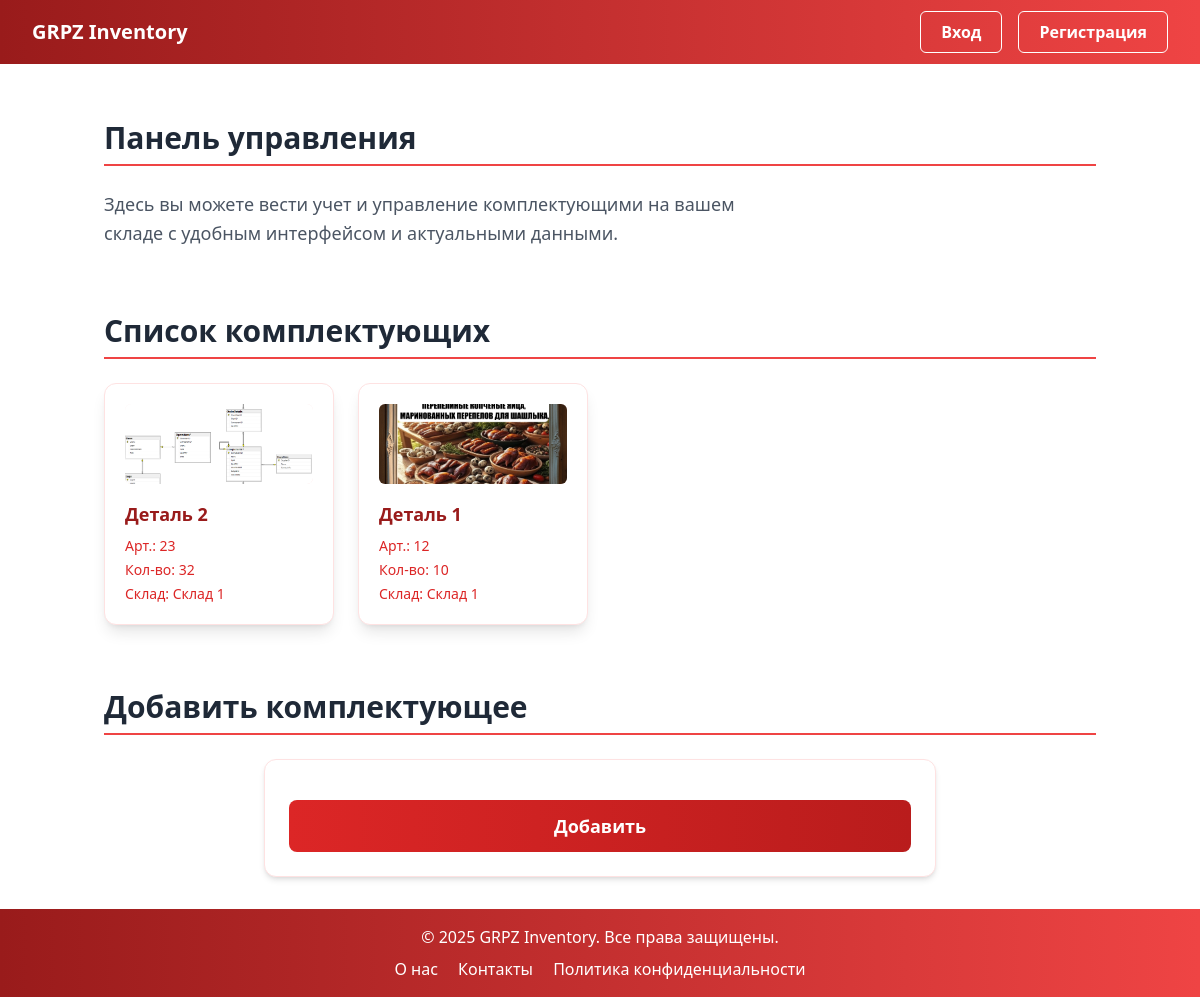
The app's page /, older data.
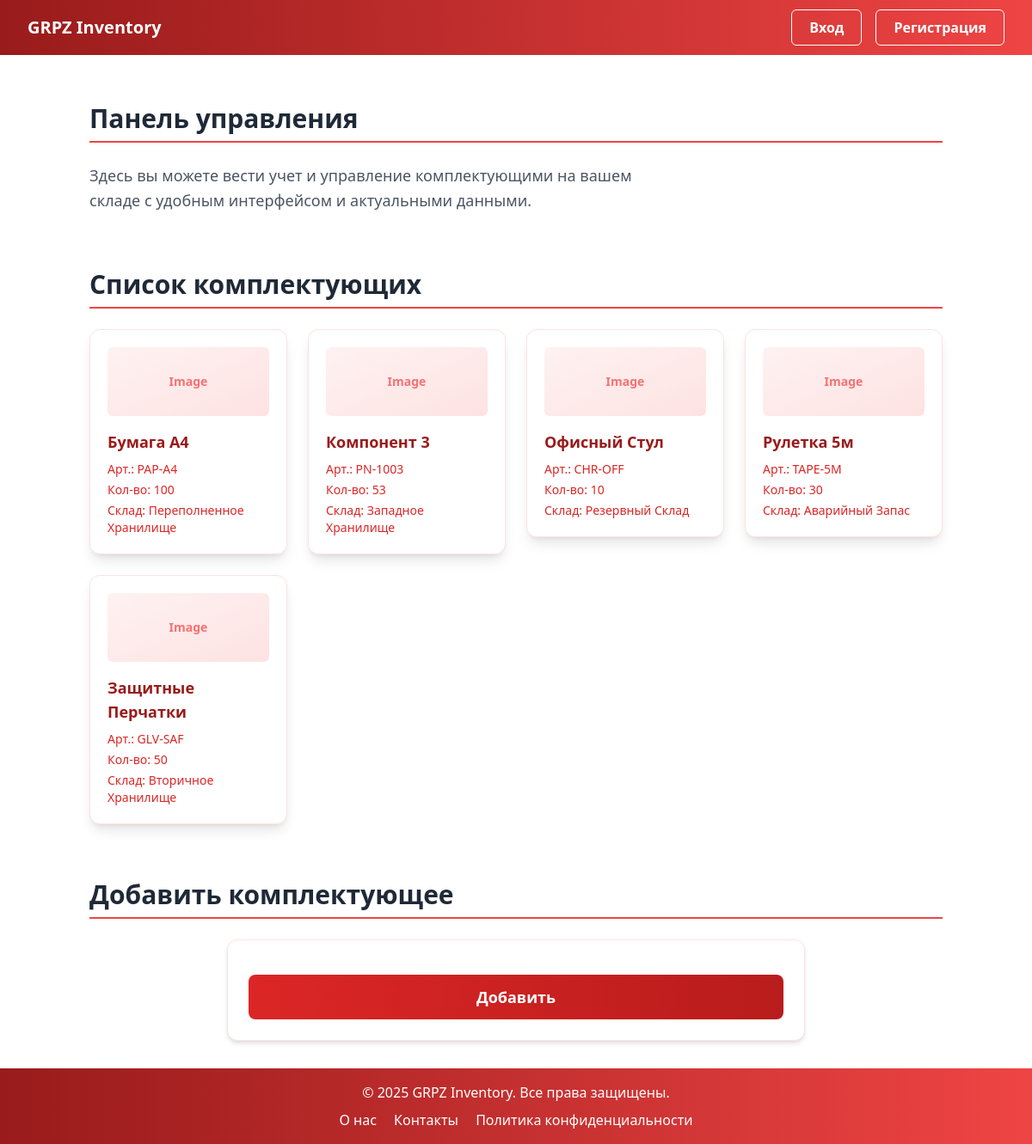
The same page, newer data.
### components/models.py (models this page shows, shortened)
class Component(models.Model):
    name = models.CharField(max_length=255, verbose_name='Наименование')
    part_number = models.CharField(max_length=50, unique=True, verbose_name='Артикул')
    category = models.CharField(max_length=100, blank=True, verbose_name='Категория')
    description = models.TextField(blank=True, verbose_name='Описание')
    unit = models.CharField(max_length=20, default='шт', verbose_name='Единица измерения')
    barcode = models.CharField(max_length=100, unique=True, blank=True, null=True, verbose_name='Штрих-код')
    quantity = models.PositiveIntegerField(default=0, verbose_name='Количество')
    warehouse = models.ForeignKey('warehouses.Warehouse', on_delete=models.CASCADE, verbose_name='Склад')
    supplier = models.ForeignKey('suppliers.Supplier', on_delete=models.SET_NULL, null=True, blank=True, verbose_name='Поставщик')
    created_at = models.DateTimeField(auto_now_add=True, verbose_name='Дата создания')
    updated_at = models.DateTimeField(auto_now=True, verbose_name='Дата обновления')
    image = models.ImageField(upload_to='components/', blank=True, null=True, verbose_name='Изображение')
    class Meta:
        verbose_name = 'Комплектующее'
        verbose_name_plural = 'Комплектующие'

### warehouses/models.py (models this page shows, shortened)
class Warehouse(models.Model):
    name = models.CharField(max_length=255, verbose_name='Название')
    address = models.TextField(verbose_name='Адрес')
    responsible = models.ForeignKey('users.User', on_delete=models.SET_NULL, null=True, verbose_name='Ответственный')
    location = models.CharField(max_length=200, blank=True)  # Добавлено поле местоположения
    capacity = models.PositiveIntegerField(default=0)       # Добавлено поле вместимости
    class Meta:
        verbose_name = 'Склад'
        verbose_name_plural = 'Склады'

### grpz_inventory/views.py (the view, shortened to what this page needs)
# urls.py: path('', views.home, name='home'),
@never_cache
def home(request):
    total_components = Component.objects.count()
    warehouse_count = Warehouse.objects.count()
    user_count = User.objects.count()
    low_stock_count = Component.objects.filter(quantity__lt=10).count()
    recent_components = Component.objects.order_by('-created_at')[:5]
    print(f"Загружено комплектующих для главной страницы: {recent_components.count()}")
    return render(request, 'home.html', {
        'total_components': total_components,
        'warehouse_count': warehouse_count,
        'user_count': user_count,
        'low_stock_count': low_stock_count,
        'recent_components': recent_components,
    })

### templates/home.html (shortened to what this page needs)
﻿{% extends 'base.html' %}
{% block content %}
<section class="container mx-auto px-4 py-8">
    <h2 class="mb-6 border-b-2 border-red-500 pb-2 text-3xl font-bold text-gray-800">Панель управления</h2>
    <p class="max-w-2xl text-lg leading-relaxed text-gray-600">Здесь вы можете вести учет и управление комплектующими на вашем складе с удобным интерфейсом и актуальными данными.</p>
</section>
<section class="container mx-auto px-4 py-8">
    <h2 class="mb-6 border-b-2 border-red-500 pb-2 text-3xl font-bold text-gray-800">Список комплектующих</h2>
    <div id="componentsGrid" class="grid max-w-6xl grid-cols-1 gap-6 sm:grid-cols-2 md:grid-cols-3 lg:grid-cols-4">
        {% for component in recent_components %}
        <a href="{% url 'components:component_detail' component.pk %}" class="block transform transition-all duration-300 hover:scale-105">
            <div class="flex max-w-xs flex-col overflow-hidden rounded-xl border border-red-100 bg-white p-5 shadow-lg hover:border-red-300">
                <div class="mb-4 h-20 w-full flex-shrink-0">
                    <div class="bg-gradient-to-br flex h-full w-full items-center justify-center rounded-md from-red-50 to-red-100">
                        {% if component.image %}
                        <img src="{{ component.image.url }}" alt="{{ component.name }}" class="h-full w-full rounded-md object-cover">
                        {% else %}
                        <span class="text-sm font-semibold text-red-400 select-none">Image</span>
                        {% endif %}
                    </div>
                </div>
                <div class="flex flex-1 flex-col justify-between">
                    <div>
                        <h3 class="mb-2 text-lg font-semibold text-red-800">{{ component.name }}</h3>
                        <p class="mb-1 text-sm text-red-600">Арт.: {{ component.part_number }}</p>
                        <p class="mb-1 text-sm text-red-600">Кол-во: {{ component.quantity }}</p>
                        <p class="text-sm text-red-600">Склад: {{ component.warehouse.name|default:"Не указан" }}</p>
                    </div>
                </div>
            </div>
        </a>
        {% empty %}
        <div class="col-span-full rounded-lg border border-red-100 bg-white p-6 text-center shadow-md">
            <p class="text-xl text-red-800">Комплектующие не найдены.</p>
        </div>
        {% endfor %}
    </div>
</section>
<section class="container mx-auto px-4 py-8">
    <h2 class="mb-6 border-b-2 border-red-500 pb-2 text-3xl font-bold text-gray-800">Добавить комплектующее</h2>
    <form id="addComponentForm" method="post" enctype="multipart/form-data" aria-label="Форма для добавления комплектующего" class="mx-auto max-w-2xl space-y-4 rounded-xl border border-red-100 bg-white p-6 shadow-md">
        <button type="submit" class="bg-gradient-to-r w-full rounded-lg from-red-600 to-red-700 py-3 text-lg font-bold text-white transition-all duration-300 hover:from-red-700 hover:to-red-800 hover:shadow-lg">
            Добавить
        </button>
    </form>
</section>
{% endblock %}

Row changes from the older to the newer data that the page shows:
removed Component: image (picture), name "Деталь 2", part_number "23", quantity "32", warehouse.name "Склад 1"
no longer on this page (row edited): Component: image (picture), name "Деталь 1", part_number "12", quantity "10", warehouse.name "Склад 1"
added Component: image "Image", name "Бумага А4", part_number "PAP-A4", quantity "100", warehouse.name "Переполненное Хранилище"
added Component: image "Image", name "Компонент 3", part_number "PN-1003", quantity "53", warehouse.name "Западное Хранилище"
added Component: image "Image", name "Офисный Стул", part_number "CHR-OFF", quantity "10", warehouse.name "Резервный Склад"
added Component: image "Image", name "Рулетка 5м", part_number "TAPE-5M", quantity "30", warehouse.name "Аварийный Запас"
added Component: image "Image", name "Защитные Перчатки", part_number "GLV-SAF", quantity "50", warehouse.name "Вторичное Хранилище"
